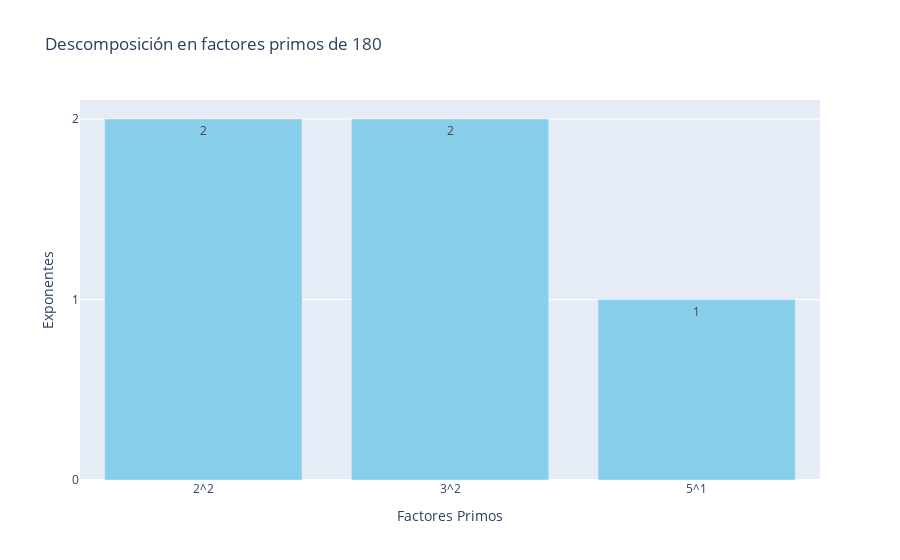

The notebook cell this image was saved under:
### Code cell
import sympy as sp
import plotly.graph_objects as go
import ipywidgets as widgets
from ipywidgets import interact

def prime_factors(n):
    # Factorización prima usando sympy
    factorization = sp.factorint(n)
    return factorization

def plot_prime_factorization(n):
    # Obtener la factorización prima
    factors = prime_factors(n)
    
    # Preparar datos para la visualización
    primes = list(factors.keys())
    exponents = list(factors.values())
    labels = [f"{p}^{e}" for p, e in factors.items()]
    
    # Crear gráfico de barras
    fig = go.Figure(data=[go.Bar(
        x=labels,
        y=exponents,
        text=exponents,
        textposition='auto',
        marker=dict(color='skyblue')
    )])

    # Configuración del gráfico
    fig.update_layout(
        title=f"Descomposición en factores primos de {n}",
        xaxis_title="Factores Primos",
        yaxis_title="Exponentes",
        xaxis=dict(tickmode="array", tickvals=labels),
        yaxis=dict(tickmode="linear", dtick=1)
    )
    fig.show()

# Crear widget interactivo
interact(plot_prime_factorization, n=widgets.IntSlider(value=180, min=2, max=1000, step=1, description="Número:"));

### Figure 1 — Plotly figure (JSON) as saved in the notebook; plotly's stock layout.template omitted (floating-point values rounded to 4 significant figures)
{"data": [{"marker": {"color": "skyblue"}, "text": ["2", "2", "1"], "textposition": "auto", "type": "bar", "x": ["2^2", "3^2", "5^1"], "y": [2, 2, 1]}], "layout": {"title": {"text": "Descomposición en factores primos de 180"}, "xaxis": {"tickmode": "array", "tickvals": ["2^2", "3^2", "5^1"], "title": {"text": "Factores Primos"}}, "yaxis": {"dtick": 1, "tickmode": "linear", "title": {"text": "Exponentes"}}}}
